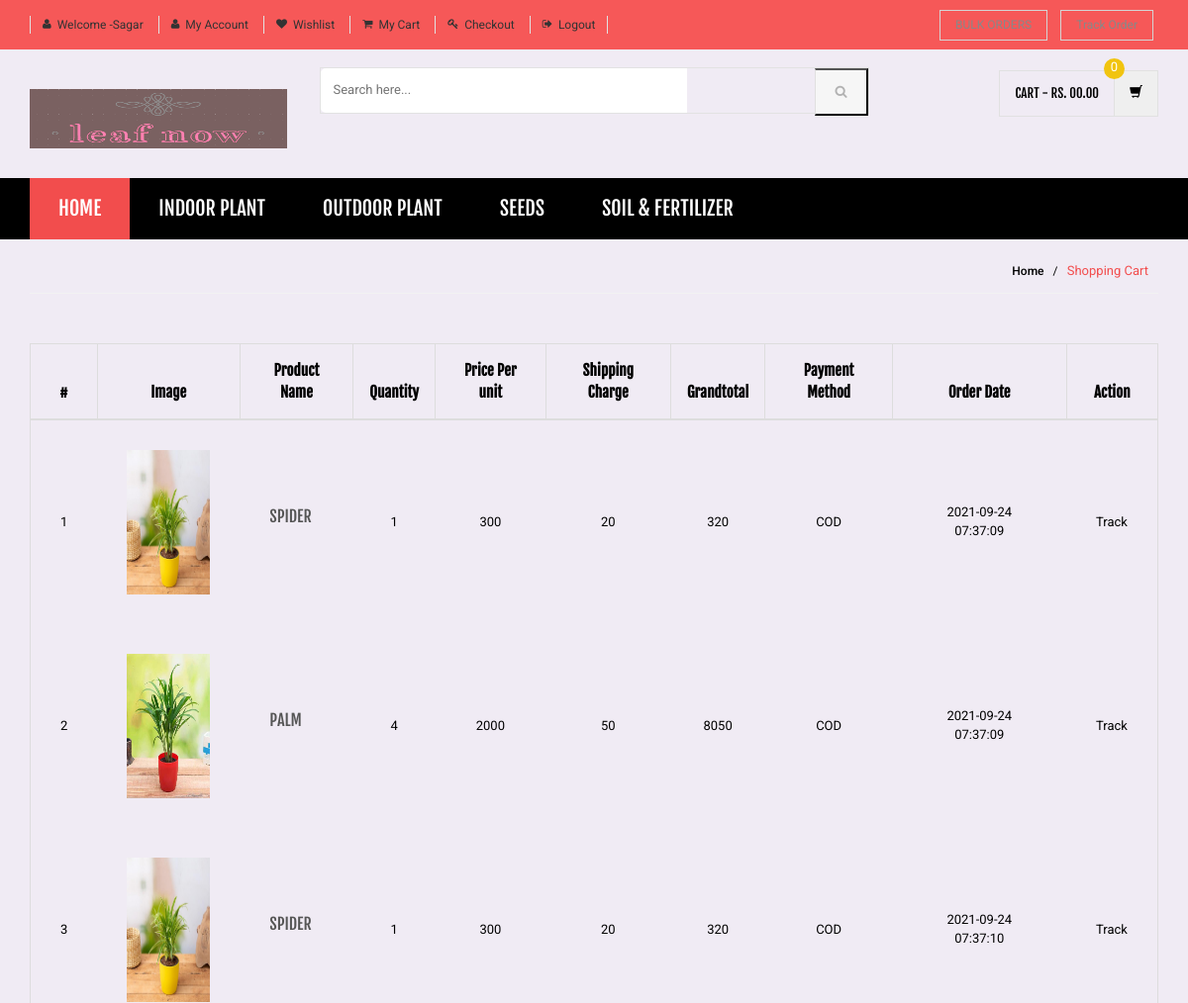
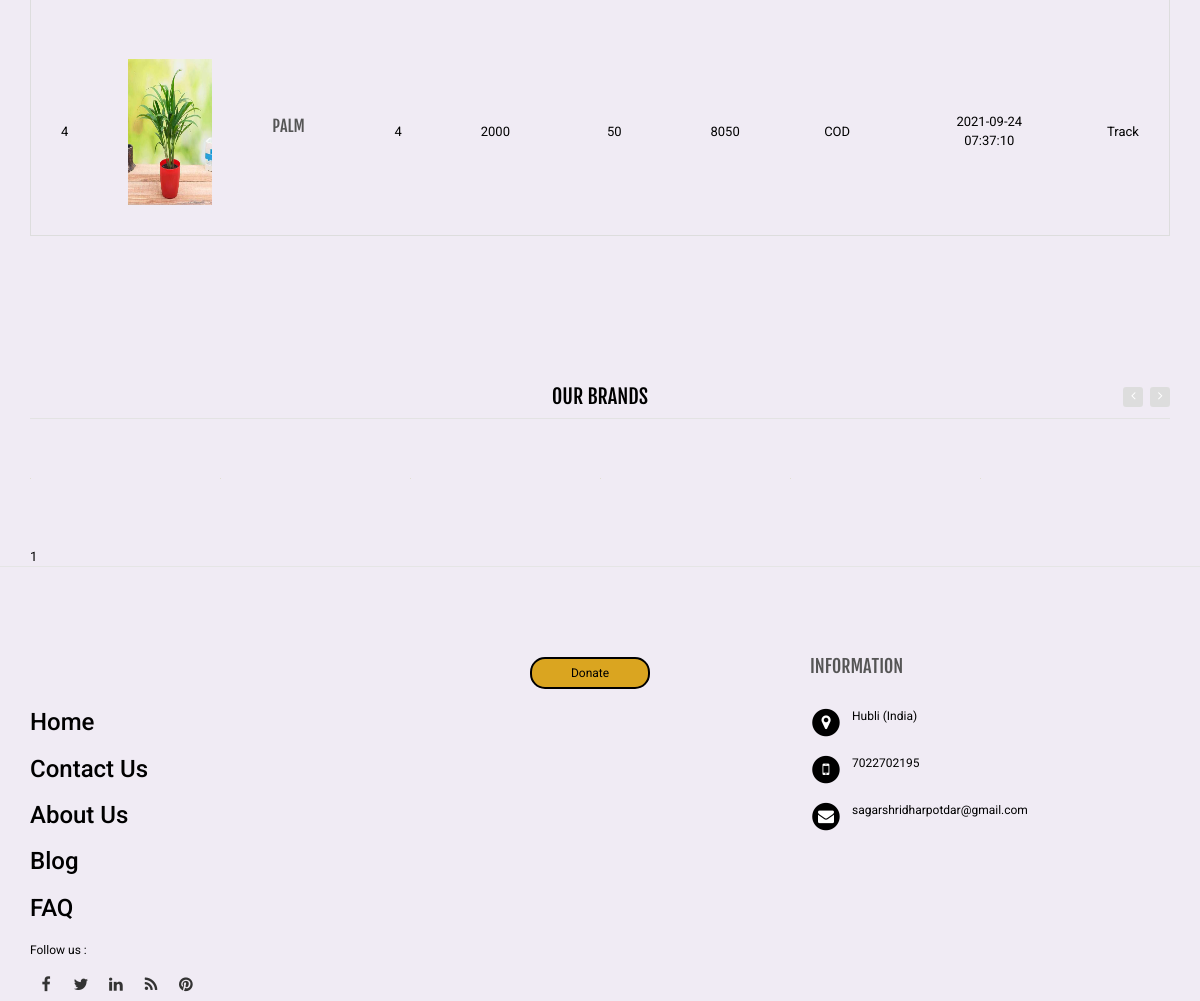
Screenshot of /order-history.php (signed in) with the database file from the repository (2 pictures, top to bottom).
### tables this page shows
CREATE TABLE `category` (
  `id` int(11) NOT NULL,
  `categoryName` varchar(255) DEFAULT NULL,
  `categoryDescription` longtext DEFAULT NULL,
  `creationDate` timestamp NOT NULL DEFAULT current_timestamp(),
  `updationDate` varchar(255) DEFAULT NULL
);

CREATE TABLE `orders` (
  `id` int(11) NOT NULL,
  `userId` int(11) DEFAULT NULL,
  `productId` varchar(255) DEFAULT NULL,
  `quantity` int(11) DEFAULT NULL,
  `orderDate` timestamp NOT NULL DEFAULT current_timestamp(),
  `paymentMethod` varchar(50) DEFAULT NULL,
  `orderStatus` varchar(55) DEFAULT NULL
);

CREATE TABLE `products` (
  `id` int(11) NOT NULL,
  `category` int(11) NOT NULL,
  `subCategory` int(11) DEFAULT NULL,
  `productName` varchar(255) DEFAULT NULL,
  `productCompany` varchar(255) DEFAULT NULL,
  `productPrice` int(11) DEFAULT NULL,
  `productPriceBeforeDiscount` int(11) DEFAULT NULL,
  `productDescription` longtext DEFAULT NULL,
  `productImage1` varchar(255) DEFAULT NULL,
  `productImage2` varchar(255) DEFAULT NULL,
  `productImage3` varchar(255) DEFAULT NULL,
  `shippingCharge` int(11) DEFAULT NULL,
  `productAvailability` varchar(255) DEFAULT NULL,
  `postingDate` timestamp NULL DEFAULT current_timestamp(),
  `updationDate` varchar(255) DEFAULT NULL
);

### order-history.php (the view, shortened to what this page needs)
<?php
include('includes/config.php');
if(strlen($_SESSION['login'])==0)
    {
header('location:login.php');
}
else{
?>
<!DOCTYPE html>
<html lang="en">
	<head>
	    <link rel="stylesheet" href="assets/css/bootstrap.min.css">
	    <link rel="stylesheet" href="assets/css/main.css">
	    <link rel="stylesheet" href="assets/css/green.css">
	    <link rel="stylesheet" href="assets/css/owl.carousel.css">
		<link rel="stylesheet" href="assets/css/owl.transitions.css">
		<link href="assets/css/lightbox.css" rel="stylesheet">
		<link rel="stylesheet" href="assets/css/animate.min.css">
		<link rel="stylesheet" href="assets/css/rateit.css">
		<link rel="stylesheet" href="assets/css/bootstrap-select.min.css">
		<link rel="stylesheet" href="assets/css/config.css">
		<link href="assets/css/green.css" rel="alternate stylesheet" title="Green color">
		<link href="assets/css/blue.css" rel="alternate stylesheet" title="Blue color">
		<link href="assets/css/red.css" rel="alternate stylesheet" title="Red color">
		<link href="assets/css/orange.css" rel="alternate stylesheet" title="Orange color">
		<link href="assets/css/dark-green.css" rel="alternate stylesheet" title="Darkgreen color">
		<link rel="stylesheet" href="assets/css/font-awesome.min.css">
	</head>
    <body class="cnt-home">
<header class="header-style-1">
<?php include('includes/top-header.php');?>
<?php include('includes/main-header.php');?>
<?php include('includes/menu-bar.php');?>
</header>
<div class="breadcrumb">
	<div class="container">
		<div class="breadcrumb-inner">
			<ul class="list-inline list-unstyled">
				<li><a href="#">Home</a></li>
				<li class='active'>Shopping Cart</li>
			</ul>
		</div>
	</div>
</div>
<div class="body-content outer-top-xs">
	<div class="container">
		<div class="row inner-bottom-sm">
			<div class="shopping-cart">
				<div class="col-md-12 col-sm-12 shopping-cart-table ">
	<div class="table-responsive">
<form name="cart" method="post">
		<table class="table table-bordered">
			<thead>
				<tr>
					<th class="cart-romove item">#</th>
					<th class="cart-description item">Image</th>
					<th class="cart-product-name item">Product Name</th>
					<th class="cart-qty item">Quantity</th>
					<th class="cart-sub-total item">Price Per unit</th>
					<th class="cart-sub-total item">Shipping Charge</th>
					<th class="cart-total item">Grandtotal</th>
					<th class="cart-total item">Payment Method</th>
					<th class="cart-description item">Order Date</th>
					<th class="cart-total last-item">Action</th>
				</tr>
			</thead>
			<tbody>
<?php $query=mysqli_query($con,"select products.productImage1 as pimg1,products.productName as pname,products.id as proid,orders.productId as opid,orders.quantity as qty,products.productPrice as pprice,products.shippingCharge as shippingcharge,orders.paymentMethod as paym,orders.orderDate as odate,orders.id as orderid from orders join products on orders.productId=products.id where orders.userId='".$_SESSION['id']."' and orders.paymentMethod is not null");
$cnt=1;
while($row=mysqli_fetch_array($query))
{
?>
				<tr>
					<td><?php echo $cnt;?></td>
					<td class="cart-image">
						<a class="entry-thumbnail" href="detail.html">
						    <img src="admin/productimages/<?php echo $row['proid'];?>/<?php echo $row['pimg1'];?>" alt="" width="84" height="146">
						</a>
					</td>
					<td class="cart-product-name-info">
						<h4 class='cart-product-description'><a href="product-details.php?pid=<?php echo $row['opid'];?>">
						<?php echo $row['pname'];?></a></h4>
					</td>
					<td class="cart-product-quantity">
						<?php echo $qty=$row['qty']; ?>
		            </td>
					<td class="cart-product-sub-total"><?php echo $price=$row['pprice']; ?>  </td>
					<td class="cart-product-sub-total"><?php echo $shippcharge=$row['shippingcharge']; ?>  </td>
					<td class="cart-product-grand-total"><?php echo (($qty*$price)+$shippcharge);?></td>
					<td class="cart-product-sub-total"><?php echo $row['paym']; ?>  </td>
					<td class="cart-product-sub-total"><?php echo $row['odate']; ?>  </td>
					<td>
 <a href="javascript:void(0);" onClick="popUpWindow('http://localhost/shopping/track-order.php?oid=<?php echo htmlentities($row['orderid']);?>');" title="Track order">
					Track</td>
				</tr>
<?php $cnt=$cnt+1;} ?>
			</tbody>
		</table>
	</div>
</div>
		</div>
		</div>
<?php echo include('includes/brands-slider.php');?>
	</div>
</div>
<?php include('includes/footer.php');?>
</body>
</html>
<?php } ?>

### includes/menu-bar.php (shortened to what this page needs)
<div class="header-nav animate-dropdown">
    <div class="container">
        <div class="yamm navbar navbar-default" role="navigation">
            <div class="nav-bg-class">
                <div class="navbar-collapse collapse" id="mc-horizontal-menu-collapse">
	<div class="nav-outer">
		<ul class="nav navbar-nav">
			<li class="active dropdown yamm-fw">
				<a href="index.php" data-hover="dropdown" class="dropdown-toggle">Home</a>
			</li>
              <?php $sql=mysqli_query($con,"select id,categoryName  from category limit 6");
while($row=mysqli_fetch_array($sql))
{
    ?>
			<li class="dropdown yamm">
				<a href="category.php?cid=<?php echo $row['id'];?>"> <?php echo $row['categoryName'];?></a>
			</li>
			<?php } ?>
		</ul>
		<div class="clearfix"></div>
	</div>
</div>
            </div>
        </div>
    </div>
</div>

### assets/css/green.css (style rules this page uses)
a { color: ##0c7083; }
.header-style-1 .header-nav { background: ##0c7083; }
.cnt-home .header-style-1 .header-nav .navbar .navbar-nav > li.active { background: #f24d4d; }
.breadcrumb ul li.active { color: #f24d4d; }

### assets/css/lightbox.css (style rules this page uses)
body:after { content: url(../images/close.png) url(../images/loading.gif) url(../images/prev.png) url(../images/next.png); display: none; }

### assets/css/blue.css (style rules this page uses)
a { color: #3498db; }
.header-style-1 .header-nav { background: #3498db; }
.cnt-home .header-style-1 .header-nav .navbar .navbar-nav > li.active { background: #1d6ca1; }
.breadcrumb ul li.active { color: #1d6ca1; }

### assets/css/red.css (style rules this page uses)
a { color: #ff6c6c; }
.header-style-1 .header-nav { background: #ff6c6c; }
.cnt-home .header-style-1 .header-nav .navbar .navbar-nav > li.active { background: #ff1a1a; }
.breadcrumb ul li.active { color: #ff1a1a; }

### assets/css/orange.css (style rules this page uses)
a { color: #f39c12; }
.header-style-1 .header-nav { background: #f39c12; }
.cnt-home .header-style-1 .header-nav .navbar .navbar-nav > li.active { background: #ab6c09; }
.breadcrumb ul li.active { color: #ab6c09; }

### assets/css/dark-green.css (style rules this page uses)
a { color: #000000; }
.header-style-1 .header-nav { background: #000000; }
.cnt-home .header-style-1 .header-nav .navbar .navbar-nav > li.active { background: #0b816a; }
.breadcrumb ul li.active { color: #0b816a; }

### rows the page displays
category: categoryName "INDOOR PLANT"
category: categoryName "OUTDOOR PLANT"
category: categoryName "SEEDS"
category: categoryName "SOIL & FERTILIZER"
orders: productId.productImage1 (picture), productId.productName "SPIDER", quantity "1", productId.productPrice "300", productId.shippingCharge "20", ($qty*$price)+$shippcharge "320", paymentMethod "COD", orderDate "2021-09-24 07:37:09"
orders: productId.productImage1 (picture), productId.productName "PALM", quantity "4", productId.productPrice "2000", productId.shippingCharge "50", ($qty*$price)+$shippcharge "8050", paymentMethod "COD", orderDate "2021-09-24 07:37:09"
orders: productId.productImage1 (picture), productId.productName "SPIDER", quantity "1", productId.productPrice "300", productId.shippingCharge "20", ($qty*$price)+$shippcharge "320", paymentMethod "COD", orderDate "2021-09-24 07:37:10"
orders: productId.productImage1 (picture), productId.productName "PALM", quantity "4", productId.productPrice "2000", productId.shippingCharge "50", ($qty*$price)+$shippcharge "8050", paymentMethod "COD", orderDate "2021-09-24 07:37:10"

### other values shown
$_SESSION['username'] "Sagar"
include('includes/brands-slider.php') "1"
